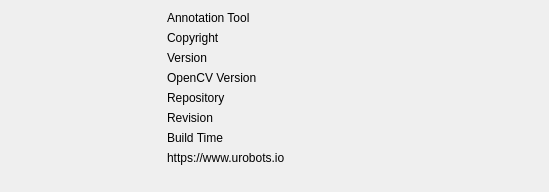
<?xml version="1.0" encoding="UTF-8"?>
<ui version="4.0">
 <class>AboutDialog</class>
 <widget class="QDialog" name="AboutDialog">
  <property name="geometry">
   <rect>
    <x>0</x>
    <y>0</y>
    <width>549</width>
    <height>192</height>
   </rect>
  </property>
  <property name="windowTitle">
   <string>About Anno</string>
  </property>
  <layout class="QHBoxLayout" name="horizontalLayout">
   <property name="leftMargin">
    <number>0</number>
   </property>
   <property name="topMargin">
    <number>0</number>
   </property>
   <property name="rightMargin">
    <number>0</number>
   </property>
   <property name="bottomMargin">
    <number>0</number>
   </property>
   <item>
    <widget class="QWidget" name="widget_2" native="true">
     <property name="sizePolicy">
      <sizepolicy hsizetype="Minimum" vsizetype="Preferred">
       <horstretch>0</horstretch>
       <verstretch>0</verstretch>
      </sizepolicy>
     </property>
     <property name="minimumSize">
      <size>
       <width>128</width>
       <height>0</height>
      </size>
     </property>
     <layout class="QVBoxLayout" name="verticalLayout">
      <item>
       <widget class="QLabel" name="label_3">
        <property name="minimumSize">
         <size>
          <width>128</width>
          <height>128</height>
         </size>
        </property>
        <property name="maximumSize">
         <size>
          <width>128</width>
          <height>128</height>
         </size>
        </property>
        <property name="text">
         <string/>
        </property>
        <property name="pixmap">
         <pixmap resource="MainWindow.qrc">:/MainWindow/Resources/anno.ico</pixmap>
        </property>
        <property name="scaledContents">
         <bool>true</bool>
        </property>
       </widget>
      </item>
      <item>
       <spacer name="verticalSpacer_2">
        <property name="orientation">
         <enum>Qt::Vertical</enum>
        </property>
        <property name="sizeHint" stdset="0">
         <size>
          <width>20</width>
          <height>40</height>
         </size>
        </property>
       </spacer>
      </item>
     </layout>
    </widget>
   </item>
   <item>
    <widget class="QWidget" name="widget" native="true">
     <property name="sizePolicy">
      <sizepolicy hsizetype="MinimumExpanding" vsizetype="Preferred">
       <horstretch>0</horstretch>
       <verstretch>0</verstretch>
      </sizepolicy>
     </property>
     <layout class="QVBoxLayout" name="verticalLayout_2">
      <item>
       <widget class="QLabel" name="label">
        <property name="text">
         <string>Annotation Tool</string>
        </property>
       </widget>
      </item>
      <item>
       <widget class="QLabel" name="copyright_label">
        <property name="text">
         <string>Copyright</string>
        </property>
       </widget>
      </item>
      <item>
       <widget class="QLabel" name="version_label">
        <property name="text">
         <string>Version</string>
        </property>
       </widget>
      </item>
      <item>
       <widget class="QLabel" name="opencv_version_label">
        <property name="text">
         <string>OpenCV Version</string>
        </property>
       </widget>
      </item>
      <item>
       <widget class="QLabel" name="repo_url_label">
        <property name="text">
         <string>Repository</string>
        </property>
       </widget>
      </item>
      <item>
       <widget class="QLabel" name="revision_label">
        <property name="text">
         <string>Revision</string>
        </property>
       </widget>
      </item>
      <item>
       <widget class="QLabel" name="build_time_label">
        <property name="text">
         <string>Build Time</string>
        </property>
       </widget>
      </item>
      <item>
       <widget class="QLabel" name="label_2">
        <property name="text">
         <string>https://www.urobots.io</string>
        </property>
       </widget>
      </item>
      <item>
       <spacer name="verticalSpacer">
        <property name="orientation">
         <enum>Qt::Vertical</enum>
        </property>
        <property name="sizeHint" stdset="0">
         <size>
          <width>20</width>
          <height>40</height>
         </size>
        </property>
       </spacer>
      </item>
     </layout>
    </widget>
   </item>
  </layout>
 </widget>
 <layoutdefault spacing="6" margin="11"/>
 <resources>
  <include location="MainWindow.qrc"/>
 </resources>
 <connections/>
</ui>
